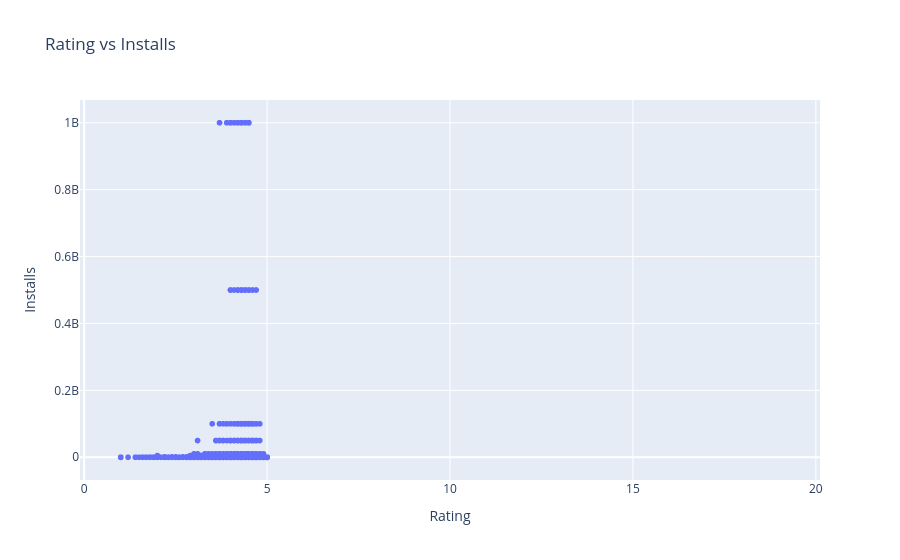

The notebook cell this image was saved under:
### Markdown cell above
# Q5 Is there a Direct corerelation between Rating and Installs? (BiVariate)

### Code cell
fig = px.scatter(df, x="Rating", y="Installs", title="Rating vs Installs")
fig.show()

### Figure 1 — Plotly figure (JSON) as saved in the notebook; plotly's stock layout.template omitted (floating-point values rounded to 4 significant figures; data arrays with more than 128 entries replaced by an {"elided": "..."} marker saying what was removed)
{"data": [{"hovertemplate": "Rating=%{x}<br>Installs=%{y}<extra></extra>", "legendgroup": "", "marker": {"color": "#636efa", "symbol": "circle"}, "mode": "markers", "name": "", "showlegend": false, "type": "scattergl", "x": {"elided": "10356 float values"}, "xaxis": "x", "y": {"elided": "10356 float values"}, "yaxis": "y"}], "layout": {"legend": {"tracegroupgap": 0}, "title": {"text": "Rating vs Installs"}, "xaxis": {"anchor": "y", "domain": [0, 1], "title": {"text": "Rating"}}, "yaxis": {"anchor": "x", "domain": [0, 1], "title": {"text": "Installs"}}}}
